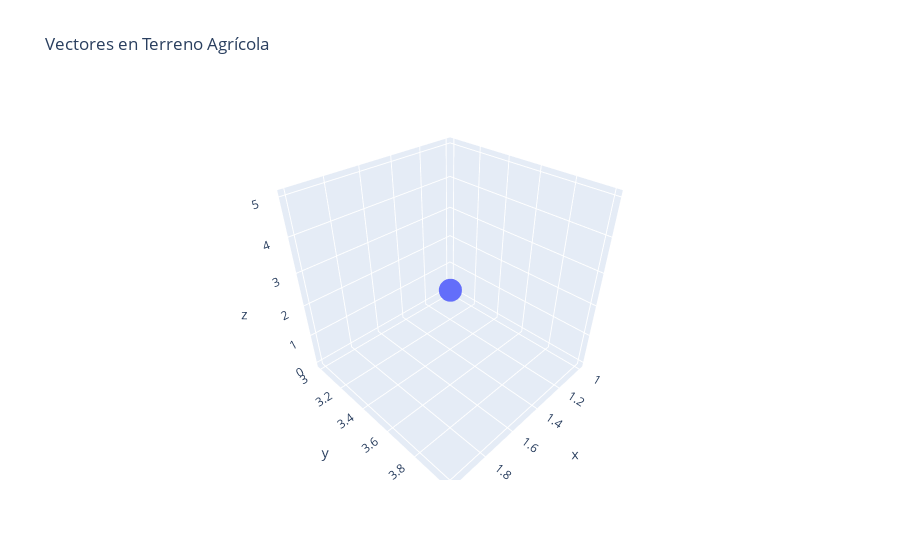

Here is the notebook cell this chart was saved with:
### Markdown cell above
# **c. Python (Jupyter Notebook):**

### Code cell
import pandas as pd 
import plotly.express as px
df = pd.DataFrame({'x': [1, 2], 'y': [3, 4], 'z': [0, 5]})
fig = px.scatter_3d(df, x='x', y='y', z='z', title='Vectores en Terreno Agrícola')
fig.show()

### Figure 1 — Plotly figure (JSON) as saved in the notebook; plotly's stock layout.template omitted (floating-point values rounded to 4 significant figures)
{"data": [{"hovertemplate": "x=%{x}<br>y=%{y}<br>z=%{z}<extra></extra>", "legendgroup": "", "marker": {"color": "#636efa", "symbol": "circle"}, "mode": "markers", "name": "", "scene": "scene", "showlegend": false, "type": "scatter3d", "x": [1, 2], "y": [3, 4], "z": [0, 5]}], "layout": {"legend": {"tracegroupgap": 0}, "scene": {"domain": {"x": [0, 1], "y": [0, 1]}, "xaxis": {"title": {"text": "x"}}, "yaxis": {"title": {"text": "y"}}, "zaxis": {"title": {"text": "z"}}}, "title": {"text": "Vectores en Terreno Agrícola"}}}
